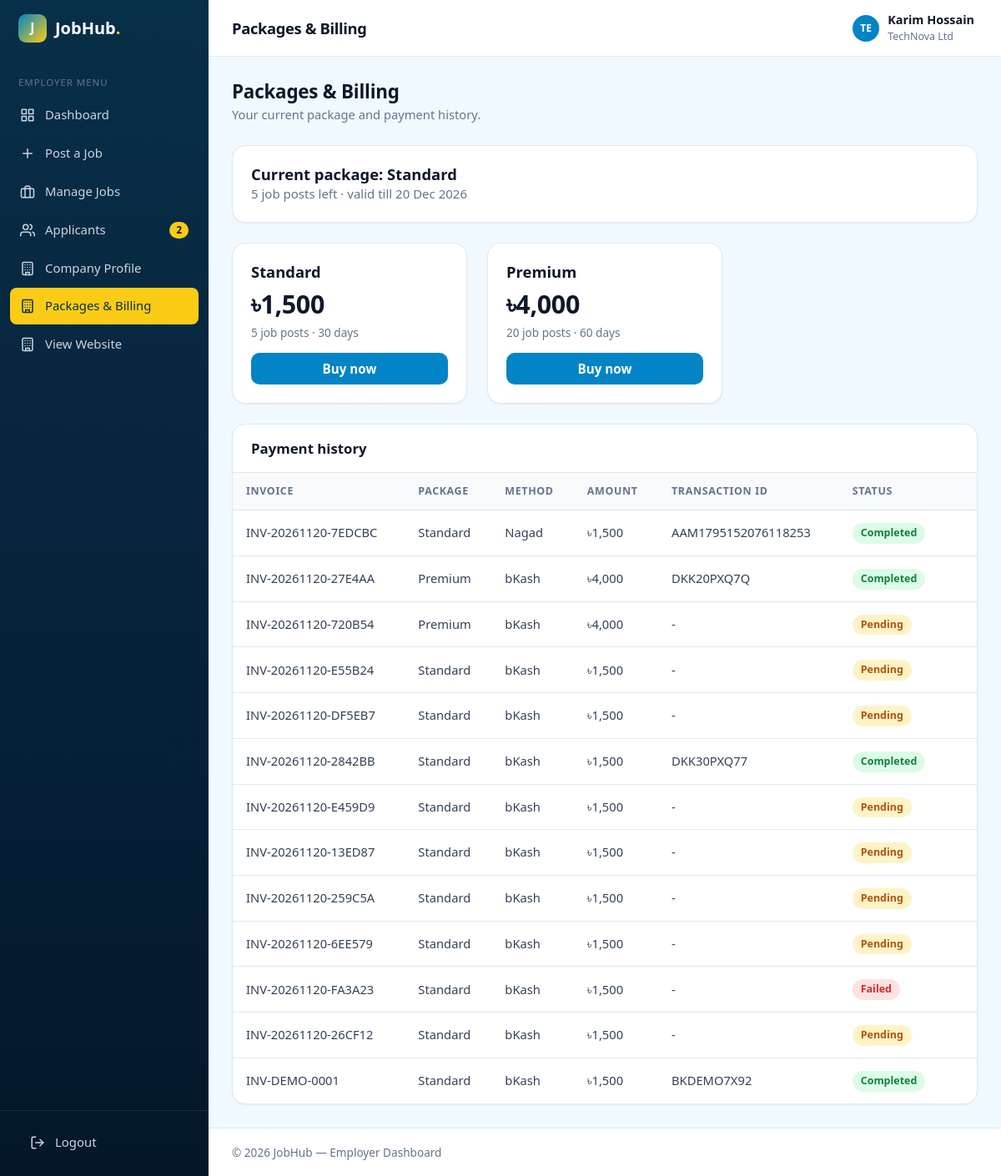
The app's page /employer/subscription.php (signed in) with its own data.
### tables this page shows
CREATE TABLE `companies` (
  `id` int UNSIGNED NOT NULL,
  `user_id` int UNSIGNED NOT NULL,
  `city_id` int UNSIGNED DEFAULT NULL,
  `name` varchar(150) NOT NULL,
  `logo` varchar(255) DEFAULT NULL,
  `website` varchar(255) DEFAULT NULL,
  `address` text,
  `description` text
);

CREATE TABLE `subscriptions` (
  `id` int UNSIGNED NOT NULL,
  `user_id` int UNSIGNED NOT NULL,
  `package_id` int UNSIGNED NOT NULL,
  `posts_left` smallint UNSIGNED NOT NULL DEFAULT '0',
  `start_date` date DEFAULT NULL,
  `end_date` date DEFAULT NULL,
  `status` enum('pending','active','expired') NOT NULL DEFAULT 'pending'
);

CREATE TABLE `packages` (
  `id` int UNSIGNED NOT NULL,
  `name` varchar(50) NOT NULL,
  `price` decimal(10,2) NOT NULL DEFAULT '0.00',
  `duration_days` smallint UNSIGNED NOT NULL,
  `job_post_limit` smallint UNSIGNED NOT NULL,
  `description` text
);

CREATE TABLE `payment_transactions` (
  `id` int UNSIGNED NOT NULL,
  `transaction_no` varchar(30) NOT NULL,
  `user_id` int UNSIGNED NOT NULL,
  `subscription_id` int UNSIGNED NOT NULL,
  `payment_method_id` int UNSIGNED NOT NULL,
  `total_amount` decimal(10,2) NOT NULL,
  `tx_id` varchar(50) DEFAULT NULL,
  `status` enum('pending','completed','failed') NOT NULL DEFAULT 'pending',
  `verified_by` int UNSIGNED DEFAULT NULL
);

CREATE TABLE `payment_methods` (
  `id` int UNSIGNED NOT NULL,
  `name` varchar(50) NOT NULL,
  `account_no` varchar(50) DEFAULT NULL,
  `status` enum('active','inactive') NOT NULL DEFAULT 'active'
);

### employer/include/check.php (called while the page is built, shortened)
<?php
include('../dbconfig.php');
$userId = (int)$_SESSION['user_id'];
$company = $conn->query("SELECT companies.*, cities.name AS city_name FROM companies
                         LEFT JOIN cities ON cities.id = companies.city_id
                         WHERE companies.user_id = $userId")->fetch_assoc();
$companyId = (int)$company['id'];
$sub = $conn->query("SELECT subscriptions.*, packages.name AS package_name FROM subscriptions
                     JOIN packages ON packages.id = subscriptions.package_id
                     WHERE subscriptions.user_id = $userId AND subscriptions.status = 'active'
                       AND subscriptions.end_date >= CURDATE()
                     ORDER BY subscriptions.id DESC LIMIT 1")->fetch_assoc();

### employer/subscription.php (the view, shortened to what this page needs)
<?php
include('include/check.php');
$pageTitle = 'Packages & Billing';
$packages = $conn->query("SELECT * FROM packages WHERE price > 0 ORDER BY price");
$payments = $conn->query("SELECT payment_transactions.*, packages.name AS package_name, payment_methods.name AS method_name
                          FROM payment_transactions
                          JOIN subscriptions ON subscriptions.id = payment_transactions.subscription_id
                          JOIN packages ON packages.id = subscriptions.package_id
                          JOIN payment_methods ON payment_methods.id = payment_transactions.payment_method_id
                          WHERE payment_transactions.user_id = $userId
                          ORDER BY payment_transactions.id DESC");
$payColor = array('pending' => 'badge-warning', 'completed' => 'badge-success', 'failed' => 'badge-danger');
?>
<!DOCTYPE html>
<html lang="en">
<head>
  <link rel="stylesheet" href="../assets/css/style.css?v=2">
</head>
<body class="dash-body">
<?php include('include/menu.php'); ?>
<main class="dash-content">
  <div class="page-actions"><div><h2>Packages &amp; Billing</h2><p>Your current package and payment history.</p></div></div>
  <div class="card mb-3">
    <div class="card-body">
      <?php if ($sub) { ?>
        <h3 class="mb-0">Current package: <?php echo $sub['package_name']; ?></h3>
        <p class="muted mb-0"><?php echo $sub['posts_left']; ?> job posts left · valid till <?php echo date('d M Y', strtotime($sub['end_date'])); ?></p>
      <?php } else { ?>
        <h3 class="mb-0">No active package</h3>
        <p class="muted mb-0">Buy a package below to post jobs.</p>
      <?php } ?>
    </div>
  </div>
  <div class="grid grid-3 mb-3">
    <?php while ($p = $packages->fetch_assoc()) { ?>
      <div class="card"><div class="card-body">
        <h3><?php echo $p['name']; ?></h3>
        <h2 style="margin:4px 0">৳<?php echo number_format($p['price']); ?></h2>
        <p class="muted small"><?php echo $p['job_post_limit']; ?> job posts · <?php echo $p['duration_days']; ?> days</p>
        <a class="btn btn-primary btn-block" href="checkout.php?package=<?php echo $p['id']; ?>">Buy now</a>
      </div></div>
    <?php } ?>
  </div>
  <div class="card">
    <div class="card-header"><h3>Payment history</h3></div>
    <div class="table-wrap">
      <table class="table">
        <thead><tr><th>Invoice</th><th>Package</th><th>Method</th><th>Amount</th><th>Transaction ID</th><th>Status</th><th></th></tr></thead>
        <tbody>
        <?php while ($pay = $payments->fetch_assoc()) { ?>
          <tr>
            <td><?php echo $pay['transaction_no']; ?></td>
            <td><?php echo $pay['package_name']; ?></td>
            <td><?php echo $pay['method_name']; ?></td>
            <td>৳<?php echo number_format($pay['total_amount']); ?></td>
            <td><?php echo $pay['tx_id'] ? $pay['tx_id'] : '-'; ?></td>
            <td><span class="badge <?php echo $payColor[$pay['status']]; ?>"><?php echo ucfirst($pay['status']); ?></span></td>
            <td>
            </td>
          </tr>
        <?php } ?>
        </tbody>
      </table>
    </div>
  </div>
</main>
<?php include('include/footer.php'); ?>

### employer/include/menu.php (shortened to what this page needs)
<?php
$page = basename($_SERVER['PHP_SELF']);
$newApps = $conn->query("SELECT COUNT(*) AS c FROM job_applications
                          JOIN jobs ON jobs.id = job_applications.job_id
                          WHERE jobs.company_id = $companyId AND job_applications.status = 'applied'")->fetch_assoc()['c'];
?>
<aside class="sidebar">
  <a href="../index.php" class="logo"><span class="logo-mark">J</span>JobHub<span class="dot">.</span></a>
  <div class="sidebar-label">Employer menu</div>
  <ul class="sidebar-menu">
    <li><a href="dashboard.php" class="<?php if ($page == 'dashboard.php') echo 'active'; ?>"><svg class="ic" viewBox="0 0 24 24" aria-hidden="true"><rect x="3" y="3" width="7" height="7"/><rect x="14" y="3" width="7" height="7"/><rect x="14" y="14" width="7" height="7"/><rect x="3" y="14" width="7" height="7"/></svg>Dashboard</a></li>
    <li><a href="post-job.php" class="<?php if ($page == 'post-job.php') echo 'active'; ?>"><svg class="ic" viewBox="0 0 24 24" aria-hidden="true"><line x1="12" y1="5" x2="12" y2="19"/><line x1="5" y1="12" x2="19" y2="12"/></svg>Post a Job</a></li>
    <li><a href="manage-jobs.php" class="<?php if ($page == 'manage-jobs.php') echo 'active'; ?>"><svg class="ic" viewBox="0 0 24 24" aria-hidden="true"><rect x="2" y="7" width="20" height="14" rx="2"/><path d="M16 21V5a2 2 0 0 0-2-2h-4a2 2 0 0 0-2 2v16"/></svg>Manage Jobs</a></li>
    <li><a href="applicants.php" class="<?php if ($page == 'applicants.php' || $page == 'email.php') echo 'active'; ?>"><svg class="ic" viewBox="0 0 24 24" aria-hidden="true"><path d="M17 21v-2a4 4 0 0 0-4-4H5a4 4 0 0 0-4 4v2"/><circle cx="9" cy="7" r="4"/><path d="M23 21v-2a4 4 0 0 0-3-3.87"/><path d="M16 3.13a4 4 0 0 1 0 7.75"/></svg>Applicants<?php if ($newApps > 0) { ?><span class="count"><?php echo $newApps; ?></span><?php } ?></a></li>
    <li><a href="company-profile.php" class="<?php if ($page == 'company-profile.php') echo 'active'; ?>"><svg class="ic" viewBox="0 0 24 24" aria-hidden="true"><rect x="4" y="2" width="16" height="20" rx="2"/><path d="M9 22v-4h6v4M8 6h.01M16 6h.01M12 6h.01M12 10h.01M12 14h.01M16 10h.01M16 14h.01M8 10h.01M8 14h.01"/></svg>Company Profile</a></li>
    <li><a href="subscription.php" class="<?php if ($page == 'subscription.php' || $page == 'checkout.php' || $page == 'payment-success.php' || $page == 'payment-fail.php') echo 'active'; ?>"><svg class="ic" viewBox="0 0 24 24" aria-hidden="true"><rect x="4" y="2" width="16" height="20" rx="2"/><path d="M9 22v-4h6v4M8 6h.01M16 6h.01M12 6h.01M12 10h.01M12 14h.01M16 10h.01M16 14h.01M8 10h.01M8 14h.01"/></svg>Packages &amp; Billing</a></li>
    <li><a href="../index.php"><svg class="ic" viewBox="0 0 24 24" aria-hidden="true"><rect x="4" y="2" width="16" height="20" rx="2"/><path d="M9 22v-4h6v4M8 6h.01M16 6h.01M12 6h.01M12 10h.01M12 14h.01M16 10h.01M16 14h.01M8 10h.01M8 14h.01"/></svg>View Website</a></li>
  </ul>
  <div class="sidebar-foot">
    <ul class="sidebar-menu">
      <li><a href="../logout.php"><svg class="ic" viewBox="0 0 24 24" aria-hidden="true"><path d="M9 21H5a2 2 0 0 1-2-2V5a2 2 0 0 1 2-2h4"/><polyline points="16 17 21 12 16 7"/><line x1="21" y1="12" x2="9" y2="12"/></svg>Logout</a></li>
    </ul>
  </div>
</aside>
<div class="dash-main">
  <header class="topbar">
    <h1 class="topbar-title"><?php echo $pageTitle; ?></h1>
    <div class="dropdown" style="margin-left:auto">
      <button class="dropdown-toggle">
        <span class="avatar sm"><?php echo strtoupper(substr($company['name'], 0, 2)); ?></span>
        <span class="user-meta"><strong><?php echo $_SESSION['name']; ?></strong><small><?php echo $company['name']; ?></small></span>
      </button>
    </div>
  </header>

### records on screen
companies: name "TE", name "TechNova Ltd"
subscriptions: package.name "Standard", posts_left "5", end_date "20 Dec 2026"
packages: name "Standard", price "1,500", job_post_limit "5", duration_days "30"
packages: name "Premium", price "4,000", job_post_limit "20", duration_days "60"
payment_transactions: transaction_no "INV-20261120-7EDCBC", packages.name "Standard", payment_method.name "Nagad", total_amount "1,500", tx "AAM1795152076118253", status "Completed"
payment_transactions: transaction_no "INV-20261120-27E4AA", packages.name "Premium", payment_method.name "bKash", total_amount "4,000", tx "DKK20PXQ7Q", status "Completed"
payment_transactions: transaction_no "INV-20261120-720B54", packages.name "Premium", payment_method.name "bKash", total_amount "4,000", status "Pending"
payment_transactions: transaction_no "INV-20261120-E55B24", packages.name "Standard", payment_method.name "bKash", total_amount "1,500", status "Pending"
payment_transactions: transaction_no "INV-20261120-DF5EB7", packages.name "Standard", payment_method.name "bKash", total_amount "1,500", status "Pending"
payment_transactions: transaction_no "INV-20261120-2842BB", packages.name "Standard", payment_method.name "bKash", total_amount "1,500", tx "DKK30PXQ77", status "Completed"
payment_transactions: transaction_no "INV-20261120-E459D9", packages.name "Standard", payment_method.name "bKash", total_amount "1,500", status "Pending"
payment_transactions: transaction_no "INV-20261120-13ED87", packages.name "Standard", payment_method.name "bKash", total_amount "1,500", status "Pending"
payment_transactions: transaction_no "INV-20261120-259C5A", packages.name "Standard", payment_method.name "bKash", total_amount "1,500", status "Pending"
payment_transactions: transaction_no "INV-20261120-6EE579", packages.name "Standard", payment_method.name "bKash", total_amount "1,500", status "Pending"
payment_transactions: transaction_no "INV-20261120-FA3A23", packages.name "Standard", payment_method.name "bKash", total_amount "1,500", status "Failed"
payment_transactions: transaction_no "INV-20261120-26CF12", packages.name "Standard", payment_method.name "bKash", total_amount "1,500", status "Pending"
payment_transactions: transaction_no "INV-DEMO-0001", packages.name "Standard", payment_method.name "bKash", total_amount "1,500", tx "BKDEMO7X92", status "Completed"

### other values on screen
$newApps "2"
$pageTitle "Packages & Billing"
$_SESSION['name'] "Karim Hossain"
